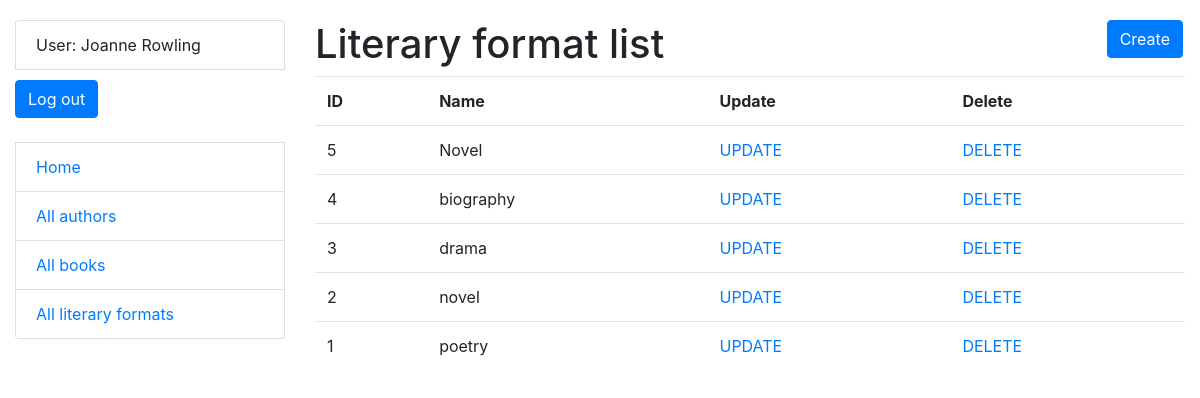
The page /catalog/literary-formats/ (signed in) on the database as committed earlier.
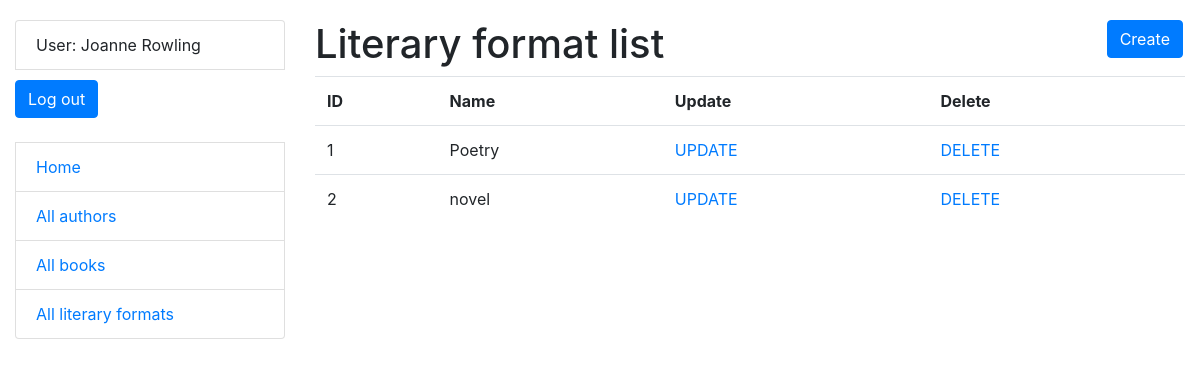
The same page on the database as committed later.
### catalog/models.py (models this page shows, shortened)
class LiteraryFormat(models.Model):
    name = models.CharField(max_length=255)
    class Meta:
        ordering = ("name", )

### catalog/views.py (the view)
# urls.py: path("literary-formats/", LiteraryFormatListView.as_view(), name="literary-formats-list"),
class LiteraryFormatListView(LoginRequiredMixin, generic.ListView):
    model = LiteraryFormat
    template_name = "catalog/literary_format_list.html"
    context_object_name = "literary_format_list"

### templates/catalog/literary_format_list.html
{% extends "base.html" %}
{% block content %}
  <h1>
    Literary format list
    <a href="{% url 'catalog:literary-formats-create' %}" class="btn btn-primary link-to-page">Create</a>
  </h1>
  {% if literary_format_list %}
    <table class="table">
      <tr>
        <th>ID</th>
        <th>Name</th>
        <th>Update</th>
        <th>Delete</th>
      </tr>
      {% for literary_format in literary_format_list %}
        <tr>
          <td>
            {{ literary_format.id }}
          </td>
          <td>
            {{ literary_format.name }}
          </td>
          <td>
            <a href="{% url 'catalog:literary-formats-update' pk=literary_format.id %}">UPDATE</a>
          </td>
          <td>
            <a href="{% url 'catalog:literary-formats-delete' pk=literary_format.id %}">DELETE</a>
          </td>
        </tr>
      {% endfor %}
    </table>
  {% else %}
    <p>There is no literary formats</p>
  {% endif %}
{% endblock %}

Rows that differ between the two databases and show on the page:
removed LiteraryFormat: id "5", name "Novel"
removed LiteraryFormat: id "4", name "biography"
removed LiteraryFormat: id "3", name "drama"
changed LiteraryFormat id 1: name "poetry" → "Poetry"; moves up the list
